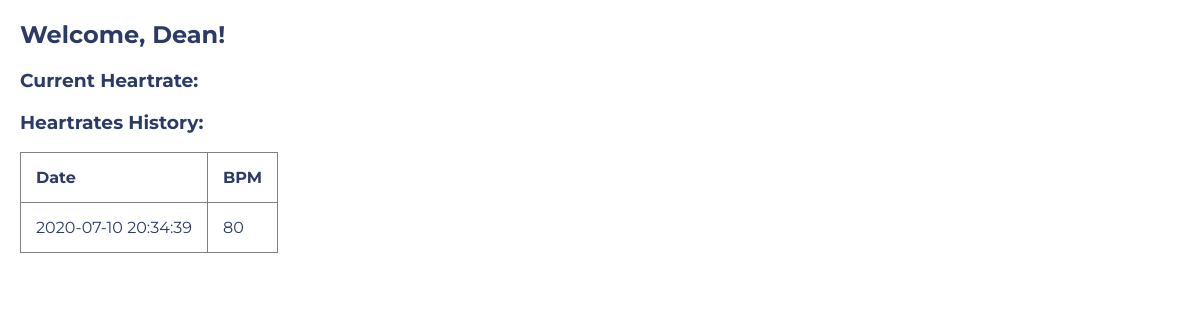
Page /2 on the earlier database version.
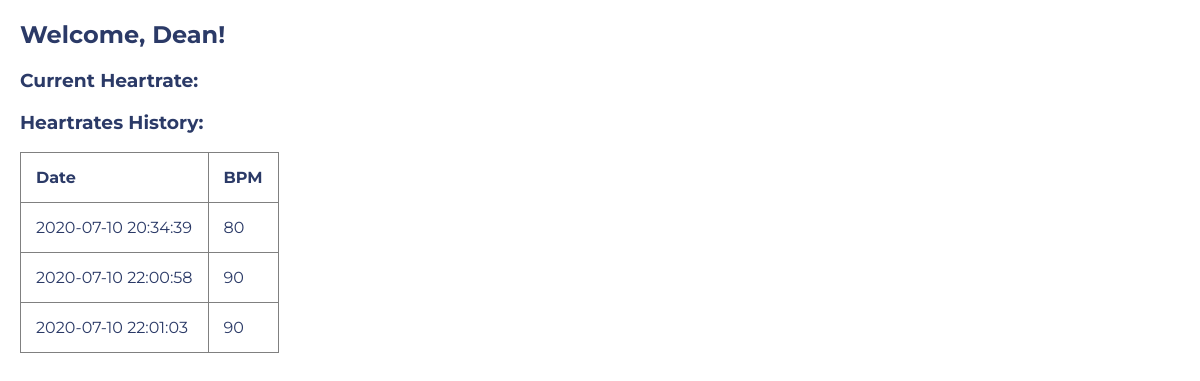
Same page on the later database version.
### tables this page shows
CREATE TABLE users (
    id INTEGER PRIMARY KEY AUTOINCREMENT,
    created TIMESTAMP NOT NULL DEFAULT CURRENT_TIMESTAMP,
    first_name TEXT NOT NULL,
    last_name TEXT NOT NULL
);

CREATE TABLE heartbeat_readings (
    id INTEGER PRIMARY KEY AUTOINCREMENT,
    created TIMESTAMP NOT NULL DEFAULT CURRENT_TIMESTAMP,
    bpm INTEGER,
    user_id INTEGER,
    sensor_id INTEGER,
    FOREIGN KEY(user_id) REFERENCES users(id),
    FOREIGN KEY(sensor_id) REFERENCES sensors(id)
);

### app.py (the view)
@app.route('/<int:user_id>')
def user(user_id):
    user = get_user(user_id)
    heartrates = get_user_heartrates(user_id)
    return render_template('dashboard.html', user=user, heartrates=heartrates)

### app.py (called while the page is built)
def get_db_connection():
    conn = sqlite3.connect('database.db')
    conn.row_factory = sqlite3.Row
    return conn

def get_user(user_id):
    conn = get_db_connection()
    user = conn.execute('SELECT * FROM users WHERE id = ?',
                        (user_id,)).fetchone()
    conn.close()
    if user is None:
        abort(404)
    return user

def get_user_heartrates(user_id):
    conn = get_db_connection()
    heartrates = conn.execute('SELECT * FROM heartbeat_readings WHERE user_id = ?',
                        (user_id,)).fetchall()
    for heartrate in heartrates:
        print(heartrate['bpm'])
    conn.close()
    return heartrates

### templates/dashboard.html
{% extends 'base.html' %}
{% block content %}
    <div id= "dashboard">
        <h2>Welcome, {{ user['first_name'] }}!</h2>
        <h3>Current Heartrate:</h3>
        <h3>Heartrates History: </h3>
        <table>
            <tr>
              <th>Date</th>
              <th>BPM</th>
            </tr>
        {% for heartrate in heartrates %}
            <tr>
                <td>{{ heartrate['created'] }}</td>
                <td>{{ heartrate['bpm'] }}</td>
            </tr>
        {% endfor %}
    </div>
{% endblock %}

### templates/base.html (shortened to what this page needs)
<!DOCTYPE html>
<html lang="en">
    <head>
        <link rel="stylesheet" href="{{ url_for('static', filename= 'style.css') }}">
    </head>
    <body>
        {% block content %} {% endblock %}
    </body>
</html>

### static/style.css (style rules this page uses)
body { font-family: 'Montserrat', sans-serif; margin: 0px; color: #2b3a67; }
html { height: 100vh; }
#dashboard { margin-left: 20px; }
table { text-align: left; }
table, th, td { border: 1px solid grey; border-collapse: collapse; }
th, td { padding: 15px; }

Differences in the rows shown:
added heartbeat_readings: created "2020-07-10 22:00:58", bpm "90"
added heartbeat_readings: created "2020-07-10 22:01:03", bpm "90"
